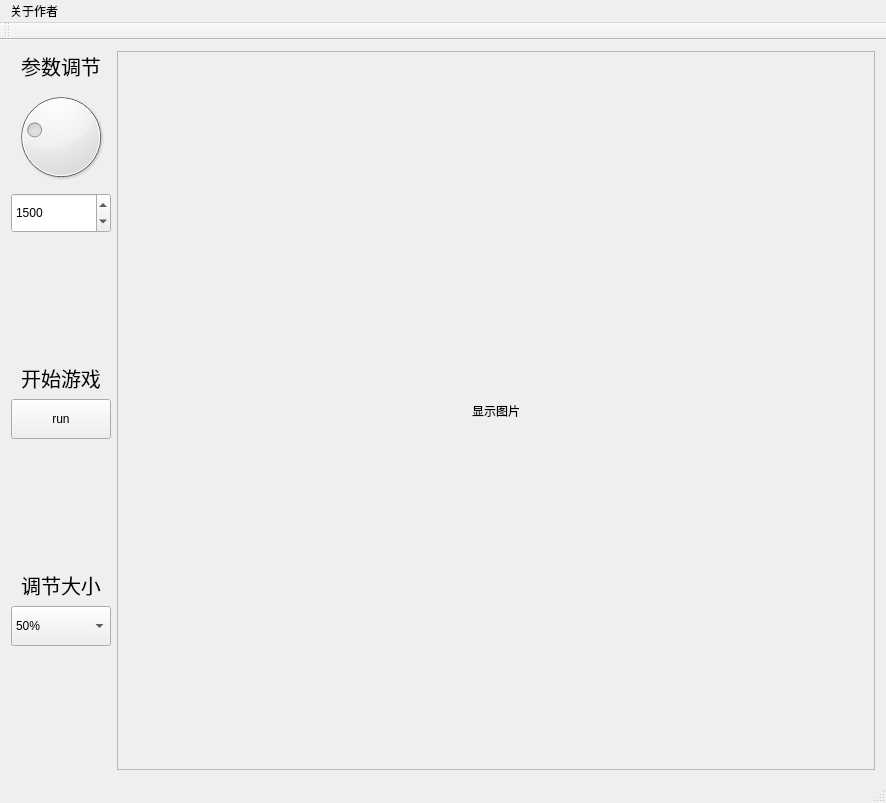
<?xml version="1.0" encoding="UTF-8"?>
<ui version="4.0">
 <class>MainWindow</class>
 <widget class="QMainWindow" name="MainWindow">
  <property name="geometry">
   <rect>
    <x>0</x>
    <y>0</y>
    <width>886</width>
    <height>803</height>
   </rect>
  </property>
  <property name="windowTitle">
   <string>MainWindow</string>
  </property>
  <widget class="QWidget" name="centralWidget">
   <layout class="QHBoxLayout" name="horizontalLayout_2">
    <item>
     <layout class="QHBoxLayout" name="panle">
      <item>
       <layout class="QVBoxLayout" name="tools" stretch="0,0,0,0,0,0,0,0,0,0">
        <item>
         <widget class="QLabel" name="label">
          <property name="font">
           <font>
            <pointsize>15</pointsize>
           </font>
          </property>
          <property name="text">
           <string>参数调节</string>
          </property>
          <property name="alignment">
           <set>Qt::AlignCenter</set>
          </property>
         </widget>
        </item>
        <item>
         <widget class="QDial" name="dial">
          <property name="maximum">
           <number>6000</number>
          </property>
          <property name="singleStep">
           <number>1</number>
          </property>
          <property name="pageStep">
           <number>0</number>
          </property>
          <property name="value">
           <number>1500</number>
          </property>
         </widget>
        </item>
        <item>
         <widget class="QSpinBox" name="ratio">
          <property name="minimumSize">
           <size>
            <width>0</width>
            <height>40</height>
           </size>
          </property>
          <property name="maximum">
           <number>6000</number>
          </property>
          <property name="value">
           <number>1500</number>
          </property>
         </widget>
        </item>
        <item>
         <spacer name="verticalSpacer_2">
          <property name="orientation">
           <enum>Qt::Vertical</enum>
          </property>
          <property name="sizeHint" stdset="0">
           <size>
            <width>20</width>
            <height>40</height>
           </size>
          </property>
         </spacer>
        </item>
        <item>
         <widget class="QLabel" name="label_2">
          <property name="font">
           <font>
            <pointsize>15</pointsize>
           </font>
          </property>
          <property name="text">
           <string>开始游戏</string>
          </property>
          <property name="alignment">
           <set>Qt::AlignCenter</set>
          </property>
         </widget>
        </item>
        <item>
         <widget class="QPushButton" name="runBtn">
          <property name="minimumSize">
           <size>
            <width>100</width>
            <height>40</height>
           </size>
          </property>
          <property name="text">
           <string>run</string>
          </property>
         </widget>
        </item>
        <item>
         <spacer name="verticalSpacer_3">
          <property name="orientation">
           <enum>Qt::Vertical</enum>
          </property>
          <property name="sizeHint" stdset="0">
           <size>
            <width>20</width>
            <height>40</height>
           </size>
          </property>
         </spacer>
        </item>
        <item>
         <widget class="QLabel" name="label_3">
          <property name="font">
           <font>
            <pointsize>15</pointsize>
           </font>
          </property>
          <property name="text">
           <string>调节大小</string>
          </property>
          <property name="alignment">
           <set>Qt::AlignCenter</set>
          </property>
         </widget>
        </item>
        <item>
         <widget class="QComboBox" name="scaleCombox">
          <property name="minimumSize">
           <size>
            <width>0</width>
            <height>40</height>
           </size>
          </property>
          <property name="baseSize">
           <size>
            <width>0</width>
            <height>0</height>
           </size>
          </property>
          <property name="currentIndex">
           <number>1</number>
          </property>
          <item>
           <property name="text">
            <string>25%</string>
           </property>
          </item>
          <item>
           <property name="text">
            <string>50%</string>
           </property>
          </item>
          <item>
           <property name="text">
            <string>75%</string>
           </property>
          </item>
          <item>
           <property name="text">
            <string>100%</string>
           </property>
          </item>
         </widget>
        </item>
        <item>
         <spacer name="verticalSpacer">
          <property name="orientation">
           <enum>Qt::Vertical</enum>
          </property>
          <property name="sizeHint" stdset="0">
           <size>
            <width>20</width>
            <height>40</height>
           </size>
          </property>
         </spacer>
        </item>
       </layout>
      </item>
      <item>
       <widget class="QScrollArea" name="scrollArea">
        <property name="widgetResizable">
         <bool>true</bool>
        </property>
        <widget class="QWidget" name="scrollAreaWidgetContents">
         <property name="geometry">
          <rect>
           <x>0</x>
           <y>0</y>
           <width>756</width>
           <height>724</height>
          </rect>
         </property>
         <layout class="QVBoxLayout" name="verticalLayout_2">
          <item>
           <widget class="QLabel" name="imageLabel">
            <property name="text">
             <string>显示图片</string>
            </property>
            <property name="alignment">
             <set>Qt::AlignCenter</set>
            </property>
           </widget>
          </item>
         </layout>
        </widget>
       </widget>
      </item>
     </layout>
    </item>
   </layout>
  </widget>
  <widget class="QMenuBar" name="menuBar">
   <property name="geometry">
    <rect>
     <x>0</x>
     <y>0</y>
     <width>886</width>
     <height>23</height>
    </rect>
   </property>
   <widget class="QMenu" name="menu">
    <property name="title">
     <string>关于作者</string>
    </property>
    <addaction name="zhihu"/>
   </widget>
   <addaction name="menu"/>
  </widget>
  <widget class="QToolBar" name="mainToolBar">
   <attribute name="toolBarArea">
    <enum>TopToolBarArea</enum>
   </attribute>
   <attribute name="toolBarBreak">
    <bool>false</bool>
   </attribute>
  </widget>
  <widget class="QStatusBar" name="statusBar"/>
  <action name="zhihu">
   <property name="text">
    <string>知乎文章</string>
   </property>
  </action>
 </widget>
 <layoutdefault spacing="6" margin="11"/>
 <resources/>
 <connections>
  <connection>
   <sender>dial</sender>
   <signal>valueChanged(int)</signal>
   <receiver>ratio</receiver>
   <slot>setValue(int)</slot>
   <hints>
    <hint type="sourcelabel">
     <x>66</x>
     <y>93</y>
    </hint>
    <hint type="destinationlabel">
     <x>69</x>
     <y>164</y>
    </hint>
   </hints>
  </connection>
  <connection>
   <sender>ratio</sender>
   <signal>valueChanged(int)</signal>
   <receiver>dial</receiver>
   <slot>setValue(int)</slot>
   <hints>
    <hint type="sourcelabel">
     <x>20</x>
     <y>161</y>
    </hint>
    <hint type="destinationlabel">
     <x>20</x>
     <y>132</y>
    </hint>
   </hints>
  </connection>
 </connections>
</ui>
